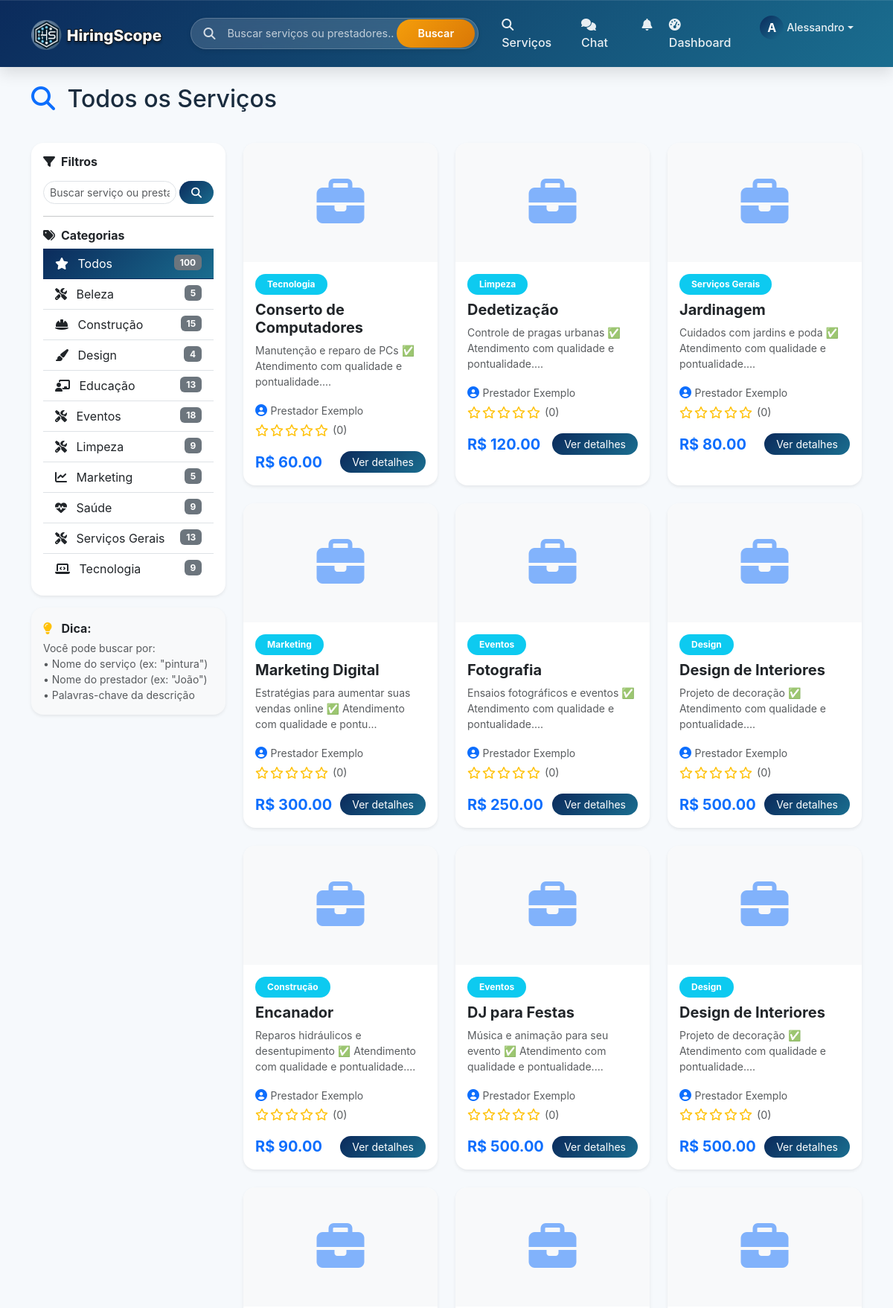
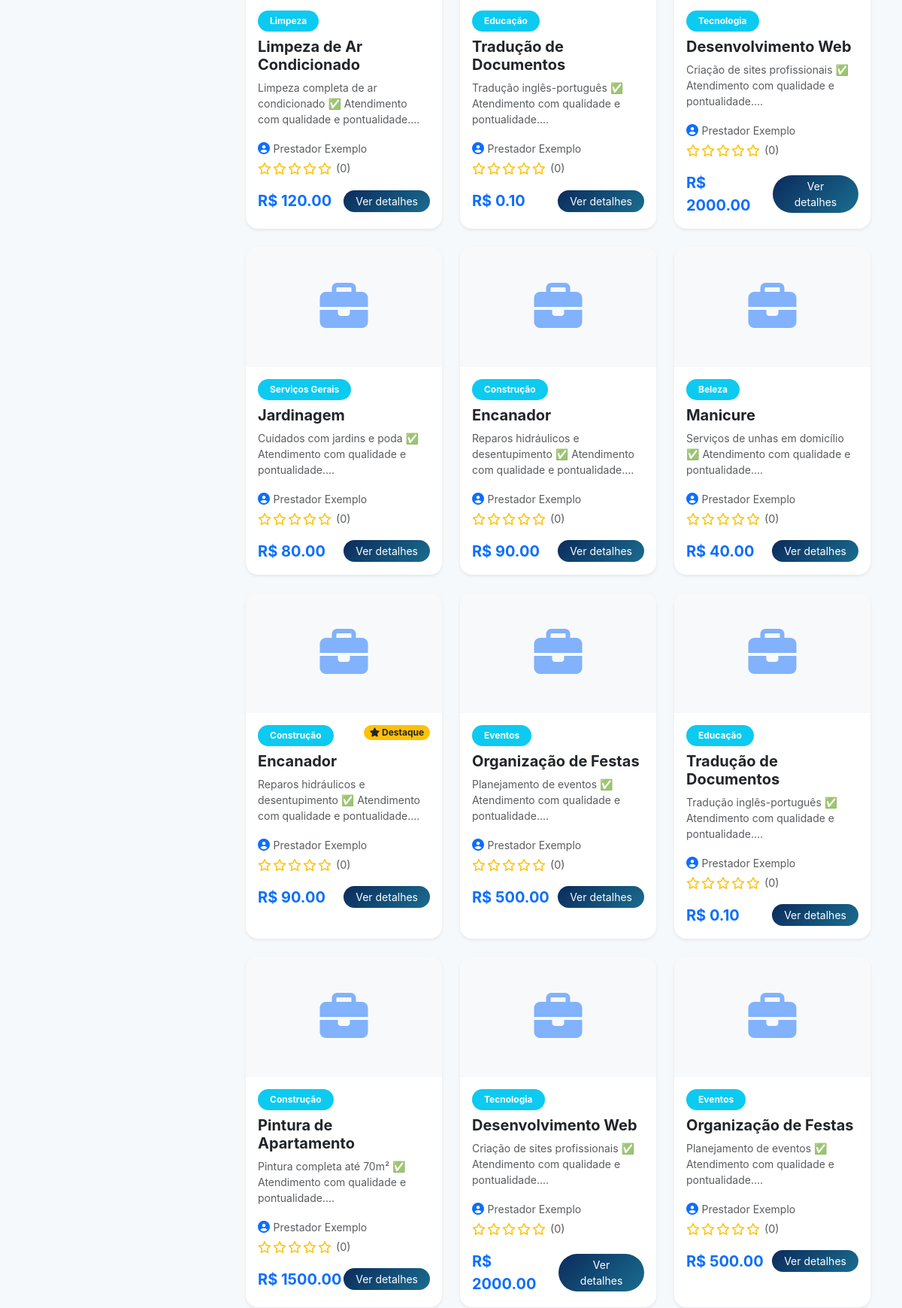
The page /servico/lista (signed in, upper part) on the database its author committed (2 pictures, top to bottom).
### models.py (models this page shows, shortened)
class Usuario(UserMixin, db.Model):
    __tablename__ = 'usuarios'
    id = db.Column(db.Integer, primary_key=True)
    nome = db.Column(db.String(100), nullable=False)
    email = db.Column(db.String(100), unique=True, nullable=False)
    senha_hash = db.Column(db.String(200), nullable=False)
    telefone = db.Column(db.String(20))
    tipo = db.Column(db.String(20), nullable=False)  # cliente, prestador
    is_admin = db.Column(db.Boolean, default=False)  # NOVO CAMPO
    data_cadastro = db.Column(db.DateTime, default=datetime.utcnow)
    foto_perfil = db.Column(db.String(200), default='default.jpg')
    foto_url = db.Column(db.String(500), nullable=True)  # URL da foto do Google
    descricao = db.Column(db.Text)
    servicos_oferecidos = db.relationship('Servico', back_populates='prestador', lazy=True, overlaps='prestador_rel')
    avaliacoes_recebidas = db.relationship('Avaliacao', foreign_keys='Avaliacao.prestador_id', back_populates='prestador', lazy=True, overlaps='avaliado_rel')
    avaliacoes_feitas = db.relationship('Avaliacao', foreign_keys='Avaliacao.cliente_id', back_populates='cliente', lazy=True, overlaps='avaliador_rel')
    favoritos = db.relationship('Favorito', foreign_keys='Favorito.cliente_id', back_populates='cliente', lazy=True, overlaps='cliente_rel')
    contratos_como_cliente = db.relationship('Contrato', foreign_keys='Contrato.cliente_id', back_populates='cliente', lazy=True, overlaps='cliente_rel')
    contratos_como_prestador = db.relationship('Contrato', foreign_keys='Contrato.prestador_id', back_populates='prestador', lazy=True, overlaps='prestador_rel')
    def media_avaliacoes(self):
        if self.avaliacoes_recebidas:
            total = sum([a.nota for a in self.avaliacoes_recebidas])
            return round(total / len(self.avaliacoes_recebidas), 1)
        return 0
    def total_avaliacoes(self):
        return len(self.avaliacoes_recebidas) if self.avaliacoes_recebidas else 0

class Servico(db.Model):
    __tablename__ = 'servicos'
    id = db.Column(db.Integer, primary_key=True)
    prestador_id = db.Column(db.Integer, db.ForeignKey('usuarios.id'), nullable=False)
    titulo = db.Column(db.String(200), nullable=False)
    descricao = db.Column(db.Text, nullable=False)
    categoria = db.Column(db.String(100))
    tipo_preco = db.Column(db.String(20), default='fixo')  # fixo, hora, dia, metro, consulta
    preco = db.Column(db.Float)
    destaque = db.Column(db.Boolean, default=False)
    destaque_pago = db.Column(db.Boolean, default=False)
    destaque_data_fim = db.Column(db.DateTime, nullable=True)
    data_postagem = db.Column(db.DateTime, default=datetime.utcnow)
    imagem_base64 = db.Column(db.Text, nullable=True)
    prestador = db.relationship('Usuario', foreign_keys=[prestador_id], back_populates='servicos_oferecidos')
    solicitacoes = db.relationship('Solicitacao', back_populates='servico', lazy=True, overlaps='servico_rel')
    avaliacoes = db.relationship('Avaliacao', back_populates='servico', lazy=True, overlaps='servico_rel')
    contratos = db.relationship('Contrato', back_populates='servico', lazy=True, overlaps='servico_rel')

### routes/servico_routes.py (the view)
@servico_bp.route('/')
@servico_bp.route('/lista')
def lista():
    categoria = request.args.get('categoria')
    q = request.args.get('q', '').strip()
    prestador_id = request.args.get('prestador')
    query = Servico.query
    if categoria:
        query = query.filter_by(categoria=categoria)
    if prestador_id:
        query = query.filter_by(prestador_id=prestador_id)
    if q:
        query = query.join(Usuario).filter(
            or_(Servico.titulo.ilike(f'%{q}%'),
                Servico.descricao.ilike(f'%{q}%'),
                Usuario.nome.ilike(f'%{q}%'))
        )
    servicos = query.order_by(Servico.data_postagem.desc()).all()
    categorias = db.session.query(Servico.categoria, func.count(Servico.id).label('total')).group_by(Servico.categoria).all()
    return render_template('lista_servicos.html',
                         servicos=servicos, categoria=categoria,
                         categorias=categorias, termo_busca=q)

### templates/lista_servicos.html (shortened to what this page needs)
{% extends "base.html" %}
{% block content %}
<div class="container mt-4">
    <div class="row mb-4">
        <div class="col-12">
            <h2 class="mb-3">
                <i class="fas fa-search text-primary me-2"></i>
                {% if termo_busca %}
                    Resultados para: "{{ termo_busca }}"
                {% elif categoria %}
                    Categoria: {{ categoria }}
                {% else %}
                    Todos os Serviços
                {% endif %}
            </h2>
        </div>
    </div>
    <div class="row">
        <div class="col-md-3 mb-4">
            <div class="card shadow-sm border-0 rounded-4">
                <div class="card-body p-3">
                    <h6 class="fw-bold mb-3">
                        <i class="fas fa-filter me-2"></i>Filtros
                    </h6>
                    <div class="mb-3">
                        <form action="{{ url_for('servico.lista') }}" method="GET" class="d-flex gap-1">
                            <input type="text" name="q" class="form-control form-control-sm rounded-pill"
                                   placeholder="Buscar serviço ou prestador..." value="{{ termo_busca }}">
                            <button type="submit" class="btn btn-primary btn-sm rounded-pill px-3">
                                <i class="fas fa-search"></i>
                            </button>
                        </form>
                    </div>
                    <hr>
                    <h6 class="fw-bold mb-2">
                        <i class="fas fa-tags me-2"></i>Categorias
                    </h6>
                    <div class="list-group list-group-flush">
                        <a href="{{ url_for('servico.lista') }}" class="list-group-item list-group-item-action {% if not categoria %}active{% endif %}">
                            <i class="fas fa-star me-2"></i> Todos
                            <span class="badge bg-secondary float-end">{{ servicos|length }}</span>
                        </a>
                        {% for cat in categorias %}
                        <a href="{{ url_for('servico.lista') }}?categoria={{ cat.categoria }}"
                           class="list-group-item list-group-item-action {% if categoria == cat.categoria %}active{% endif %}">
                            <i class="fas {{ get_icone_categoria(cat.categoria) }} me-2"></i>
                            {{ cat.categoria }}
                            <span class="badge bg-secondary float-end">{{ cat.total }}</span>
                        </a>
                        {% endfor %}
                    </div>
                </div>
            </div>
            <div class="card mt-3 shadow-sm border-0 rounded-4 bg-light">
                <div class="card-body p-3">
                    <i class="fas fa-lightbulb text-warning me-2"></i>
                    <strong>Dica:</strong>
                    <small class="text-muted d-block mt-1">
                        Você pode buscar por:<br>
                        • Nome do serviço (ex: "pintura")<br>
                        • Nome do prestador (ex: "João")<br>
                        • Palavras-chave da descrição
                    </small>
                </div>
            </div>
        </div>
        <div class="col-md-9">
            {% if servicos %}
            <div class="row g-4">
                {% for servico in servicos %}
                <div class="col-md-6 col-lg-4">
                    <div class="card h-100 border-0 rounded-4 shadow-sm overflow-hidden transition">
                        {% if servico.imagem_base64 %}
                            <img
                                 class="card-img-top"
                                 alt="{{ servico.titulo }}"
                                 style="height: 160px; object-fit: cover;">
                        {% else %}
                            <div class="card-img-top d-flex align-items-center justify-content-center bg-light" style="height: 160px;">
                                <i class="fas fa-briefcase fa-4x text-primary opacity-50"></i>
                            </div>
                        {% endif %}
                        <div class="card-body p-3">
                            <div class="d-flex justify-content-between align-items-start mb-2">
                                <span class="badge bg-info px-3 py-2 rounded-pill">{{ servico.categoria }}</span>
                                {% if servico.destaque %}
                                    <span class="badge bg-warning text-dark rounded-pill">
                                        <i class="fas fa-star"></i> Destaque
                                    </span>
                                {% endif %}
                            </div>
                            <h5 class="card-title fw-bold mb-2">{{ servico.titulo }}</h5>
                            <p class="card-text small text-muted">{{ servico.descricao[:80] }}...</p>
                            <div class="mb-2">
                                <a href="{{ url_for('main.perfil_prestador', prestador_id=servico.prestador.id) }}" class="text-decoration-none">
                                    <i class="fas fa-user-circle text-primary"></i>
                                    <small class="text-muted">{{ servico.prestador.nome }}</small>
                                </a>
                                <div class="rating small mt-1">
                                    {% set media = servico.prestador.media_avaliacoes() %}
                                    {% for i in range(5) %}
                                        {% if i < media|round(0, 'floor') %}
                                            <i class="fas fa-star text-warning"></i>
                                        {% elif i < media %}
                                            <i class="fas fa-star-half-alt text-warning"></i>
                                        {% else %}
                                            <i class="far fa-star text-warning"></i>
                                        {% endif %}
                                    {% endfor %}
                                    <span class="text-muted ms-1">({{ servico.prestador.total_avaliacoes() }})</span>
                                </div>
                            </div>
                            <div class="d-flex justify-content-between align-items-center mt-3">
                                <div>
                                    {% if servico.preco %}
                                        <span class="fw-bold text-primary fs-5">
                                            R$ {{ "%.2f"|format(servico.preco) }}
                                        </span>
                                    {% else %}
                                        <span class="text-muted small">Sob consulta</span>
                                    {% endif %}
                                </div>
                                <a href="{{ url_for('servico.detalhe', id=servico.id) }}" class="btn btn-primary btn-sm rounded-pill px-3">
                                    Ver detalhes
                                </a>
                            </div>
                        </div>
                    </div>
                </div>
                {% endfor %}
            </div>
            {% endif %}
        </div>
    </div>
</div>
{% endblock %}

### templates/components/base/navbar.html (shortened to what this page needs)
<nav class="navbar navbar-expand-lg navbar-dark sticky-top">
    <div class="container">
        <a class="navbar-brand" href="{{ url_for('main.index') }}">
            <img src="{{ url_for('static', filename='img/logo.png') }}"
                 alt="PrestaServiços"
                 class="navbar-logo"
                 style="height: 42px;"
                 onerror="this.onerror=null; this.parentNode.innerHTML='<i class=\'fas fa-tools me-2\'></i> PrestaServiços';">
        </a>
        <div class="search-bar-desktop d-none d-lg-block">
            <div class="search-bar-wrapper">
                <div class="search-icon"><i class="fas fa-search"></i></div>
                <input type="text" id="globalSearchInput" class="search-input" placeholder="Buscar serviços ou prestadores...">
                <button id="globalSearchBtn" class="search-btn">Buscar</button>
            </div>
        </div>
        <div class="collapse navbar-collapse" id="navbarNav">
            <ul class="navbar-nav ms-auto">
                <li class="nav-item">
                    <a class="nav-link" href="{{ url_for('servico.lista') }}">
                        <i class="fas fa-search me-1"></i> Serviços
                    </a>
                </li>
                {% if current_user.is_authenticated %}
                    <li class="nav-item position-relative">
                        <a class="nav-link chat-link" href="{{ url_for('chat.index') }}">
                            <i class="fas fa-comments me-1"></i> Chat
                        </a>
                    </li>
                    <li class="nav-item dropdown">
                        <a class="nav-link" href="#" id="notificationDropdown" role="button" data-bs-toggle="dropdown">
                            <i class="fas fa-bell"></i>
                        </a>
                    </li>
                    <li class="nav-item">
                        <a class="nav-link" href="{{ url_for('main.dashboard') }}">
                            <i class="fas fa-tachometer-alt me-1"></i> Dashboard
                        </a>
                    </li>
                    <li class="nav-item dropdown">
                        <a class="nav-link dropdown-toggle d-flex align-items-center" href="#" id="userDropdown" role="button" data-bs-toggle="dropdown">
                            {% if current_user.foto_url %}
                                <div class="user-avatar-nav-placeholder" style="display: none;">{{ current_user.nome[0]|upper }}</div>
                            {% else %}
                                <div class="user-avatar-nav-placeholder">{{ current_user.nome[0]|upper }}</div>
                            {% endif %}
                            <span class="user-name-nav ms-1">{{ current_user.nome.split()[0] }}</span>
                        </a>
                    </li>
                {% endif %}
            </ul>
        </div>
    </div>
</nav>

### rows shown on the page
Usuario: nome "A", nome "Alessandro"
Servico: categoria "Eventos", total "18"
Servico: categoria "Tecnologia", titulo "Conserto de Computadores", descricao "Manutenção e reparo de PCs ✅ Atendimento com qualidade e pontualidade.", prestador.nome "Prestador Exemplo", prestador.total_avaliacoes "0", preco "60.00"
Servico: categoria "Limpeza", titulo "Dedetização", descricao "Controle de pragas urbanas ✅ Atendimento com qualidade e pontualidade.", prestador.nome "Prestador Exemplo", prestador.total_avaliacoes "0", preco "120.00"
Servico: categoria "Serviços Gerais", titulo "Jardinagem", descricao "Cuidados com jardins e poda ✅ Atendimento com qualidade e pontualidade.", prestador.nome "Prestador Exemplo", prestador.total_avaliacoes "0", preco "80.00"
Servico: categoria "Marketing", titulo "Marketing Digital", descricao "Estratégias para aumentar suas vendas online ✅ Atendimento com qualidade e pontu", prestador.nome "Prestador Exemplo", prestador.total_avaliacoes "0", preco "300.00"
Servico: categoria "Eventos", titulo "Fotografia", descricao "Ensaios fotográficos e eventos ✅ Atendimento com qualidade e pontualidade.", prestador.nome "Prestador Exemplo", prestador.total_avaliacoes "0", preco "250.00"
Servico: categoria "Design", titulo "Design de Interiores", descricao "Projeto de decoração ✅ Atendimento com qualidade e pontualidade.", prestador.nome "Prestador Exemplo", prestador.total_avaliacoes "0", preco "500.00"
Servico: categoria "Construção", titulo "Encanador", descricao "Reparos hidráulicos e desentupimento ✅ Atendimento com qualidade e pontualidade.", prestador.nome "Prestador Exemplo", prestador.total_avaliacoes "0", preco "90.00"
Servico: categoria "Eventos", titulo "DJ para Festas", descricao "Música e animação para seu evento ✅ Atendimento com qualidade e pontualidade.", prestador.nome "Prestador Exemplo", prestador.total_avaliacoes "0", preco "500.00"
Servico: categoria "Design", titulo "Design de Interiores", descricao "Projeto de decoração ✅ Atendimento com qualidade e pontualidade.", prestador.nome "Prestador Exemplo", prestador.total_avaliacoes "0", preco "500.00"
Servico: categoria "Limpeza", titulo "Limpeza de Ar Condicionado", descricao "Limpeza completa de ar condicionado ✅ Atendimento com qualidade e pontualidade.", prestador.nome "Prestador Exemplo", prestador.total_avaliacoes "0", preco "120.00"
Servico: categoria "Educação", titulo "Tradução de Documentos", descricao "Tradução inglês-português ✅ Atendimento com qualidade e pontualidade.", prestador.nome "Prestador Exemplo", prestador.total_avaliacoes "0", preco "0.10"
Servico: categoria "Tecnologia", titulo "Desenvolvimento Web", descricao "Criação de sites profissionais ✅ Atendimento com qualidade e pontualidade.", prestador.nome "Prestador Exemplo", prestador.total_avaliacoes "0", preco "2000.00"
Servico: categoria "Serviços Gerais", titulo "Jardinagem", descricao "Cuidados com jardins e poda ✅ Atendimento com qualidade e pontualidade.", prestador.nome "Prestador Exemplo", prestador.total_avaliacoes "0", preco "80.00"
Servico: categoria "Construção", titulo "Encanador", descricao "Reparos hidráulicos e desentupimento ✅ Atendimento com qualidade e pontualidade.", prestador.nome "Prestador Exemplo", prestador.total_avaliacoes "0", preco "90.00"
Servico: categoria "Beleza", titulo "Manicure", descricao "Serviços de unhas em domicílio ✅ Atendimento com qualidade e pontualidade.", prestador.nome "Prestador Exemplo", prestador.total_avaliacoes "0", preco "40.00"
Servico: categoria "Construção", destaque True (drawn), titulo "Encanador", descricao "Reparos hidráulicos e desentupimento ✅ Atendimento com qualidade e pontualidade.", prestador.nome "Prestador Exemplo", prestador.total_avaliacoes "0", preco "90.00"
Servico: categoria "Eventos", titulo "Organização de Festas", descricao "Planejamento de eventos ✅ Atendimento com qualidade e pontualidade.", prestador.nome "Prestador Exemplo", prestador.total_avaliacoes "0", preco "500.00"
Servico: categoria "Educação", titulo "Tradução de Documentos", descricao "Tradução inglês-português ✅ Atendimento com qualidade e pontualidade.", prestador.nome "Prestador Exemplo", prestador.total_avaliacoes "0", preco "0.10"
Servico: categoria "Construção", titulo "Pintura de Apartamento", descricao "Pintura completa até 70m² ✅ Atendimento com qualidade e pontualidade.", prestador.nome "Prestador Exemplo", prestador.total_avaliacoes "0", preco "1500.00"
Servico: categoria "Tecnologia", titulo "Desenvolvimento Web", descricao "Criação de sites profissionais ✅ Atendimento com qualidade e pontualidade.", prestador.nome "Prestador Exemplo", prestador.total_avaliacoes "0", preco "2000.00"
Servico: categoria "Eventos", titulo "Organização de Festas", descricao "Planejamento de eventos ✅ Atendimento com qualidade e pontualidade.", prestador.nome "Prestador Exemplo", prestador.total_avaliacoes "0", preco "500.00"

### other values the page prints
{{ servicos|length }} "100"
{{ cat.categoria }} "Beleza" "Construção" "Design" "Educação" "Limpeza" "Marketing" "Saúde" "Serviços Gerais" "Tecnologia"
{{ cat.total }} "5" "15" "4" "13" "9" "5" "9" "13" "9"
